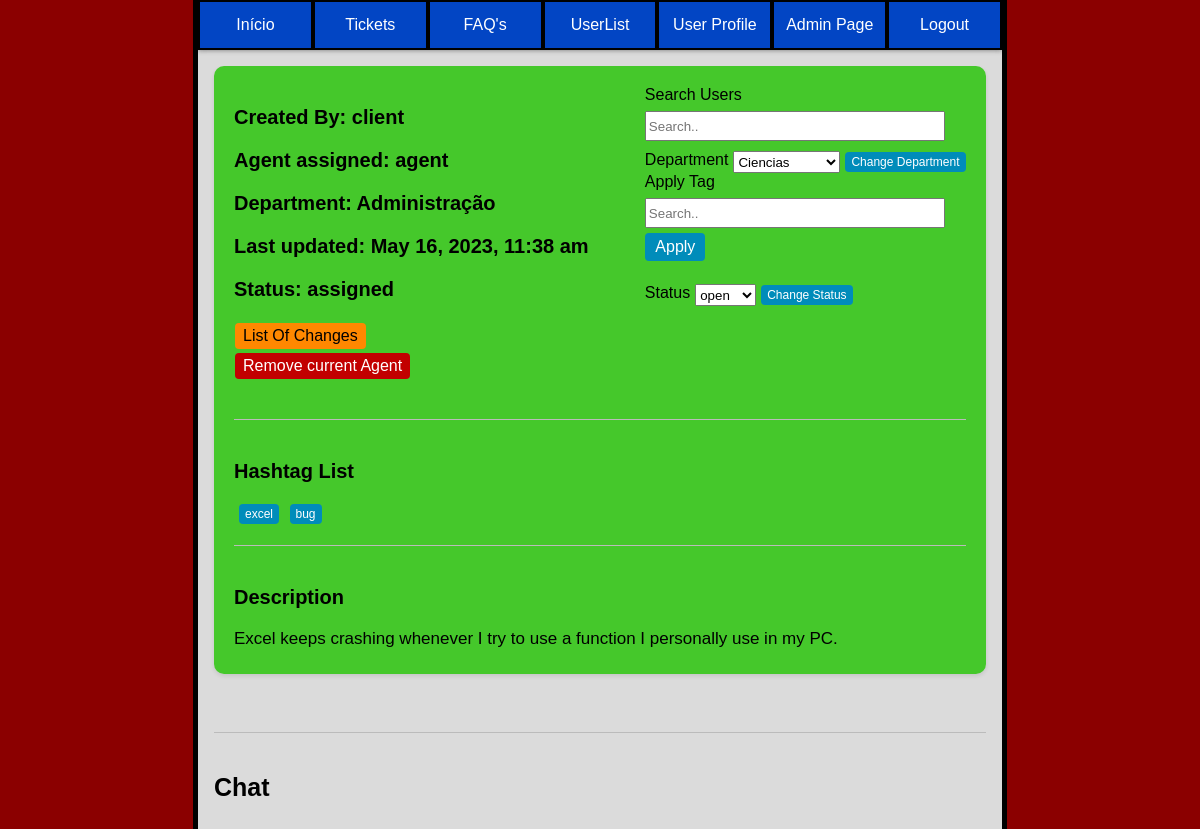
Screenshot of /pages/ticket_page.php?ticket_id=1 (signed in) with the database file from the repository.
### tables this page shows
CREATE TABLE user(
    id INTEGER PRIMARY KEY,
    name VARCHAR(50) NOT NULL,
    username VARCHAR(50) UNIQUE NOT NULL,
    email VARCHAR(50) UNIQUE NOT NULL,
    password VARCHAR(255) NOT NULL,
    role VARCHAR(10) CHECK(role = 'client' or role = 'agent' or role = 'admin') NOT NULL,
    department_id INTEGER,
    FOREIGN KEY (department_id) REFERENCES department(id)
);

CREATE TABLE department(
    id INTEGER PRIMARY KEY,
    name VARCHAR(50) NOT NULL
);

CREATE TABLE tickets(
    id INTEGER PRIMARY KEY,
    department_id INTEGER,
    client_id INTEGER,
    agent_id INTEGER,
    subject VARCHAR(200) NOT NULL,
    description TEXT NOT NULL,
    status VARCHAR(10) CHECK(status = 'open' or status = 'assigned' or status = 'closed') NOT NULL,
    priority VARCHAR(10) CHECK(priority = 'low' or priority = 'medium' or priority ='high') NOT NULL,
    created_at DATETIME NOT NULL,
    updated_at DATETIME,
    FOREIGN KEY (department_id) REFERENCES department(id),
    FOREIGN KEY (client_id) REFERENCES user(id),
    FOREIGN KEY (agent_id) REFERENCES user(id)
);

CREATE TABLE hashtags (
  id INTEGER PRIMARY KEY,
  hashtag VARCHAR(50) NOT NULL
);

### utils/functions.php (called while the page is built, shortened)
<?php
function searchUser($id){
    $db = getDatabaseConnection();
    $stmt = $db->prepare('SELECT * FROM user WHERE id = ?');
    $stmt->execute(array($id));
    return $stmt->fetch();
}
function getTagsFromTicket($ticketId){
    $db = getDatabaseConnection();
    $stmt = $db->prepare('SELECT hashtags.* FROM tickets JOIN ticket_hashtags ON tickets.id = ticket_hashtags.ticket_id
                                            JOIN hashtags ON hashtags.id = ticket_hashtags.hashtag_id
                                            WHERE tickets.id = ?');
    $stmt->execute(array($ticketId));
    $tags = $stmt->fetchAll();
    return $tags;
}
function searchDepartment($department_id){
    $db = getDatabaseConnection();
    $stmt = $db->prepare('SELECT * FROM department WHERE id = ?');
    $stmt->execute(array($department_id));
    $department = $stmt->fetch();
    return $department;
}
function getAllDepartments(){
    $db = getDatabaseConnection();
    $stmt = $db->prepare('SELECT * FROM department');
    $stmt->execute();
    $departments = $stmt->fetchAll();
    return $departments;
}
function searchTicket($ticket_id){
    $db = getDatabaseConnection();
    $stmt = $db->prepare('SELECT * FROM tickets WHERE id = ?');
    $stmt->execute(array($ticket_id));
    $ticket = $stmt->fetch();
    return $ticket;
}
?>

### pages/ticket_page.php (the view, shortened to what this page needs)
<?php
require_once('../utils/functions.php');
$user = searchUser($_SESSION["user_id"]);
$ticket_to_display = searchTicket($_GET["ticket_id"]);
?>
<!DOCTYPE html>
<html lang="en-US">
<link rel="stylesheet" href="../css/style_index.css">
<link rel="stylesheet" href="../css/ticket_page.css">
<link rel="stylesheet" href="../css/responsive.css">
   <head>
   </head>
   <body>
    <div class="container_master">
      <div class="container">
        <ul class="buttons">
            <button class="index" onclick="indexPage()">Início</button>
            <button class="tickets" onclick="ticketsPage()">Tickets</button>
            <button class="faqs" onclick="faqsPage()">FAQ's</button>
            <button class="users" onclick="usersPage()">UserList</button>
            <button class="user_profile" onclick="sendDataUser('<?php echo $user['username'] ?>')">User Profile</button>
            <?php if($user["role"] == "admin"): ?>
            <button class="admin_page" onclick="adminPage()">Admin Page</button>
            <?php endif; ?>
            <button class="logout" onclick="logoutPage()">Logout</button>
        </ul>
      </div>
      <div class="content">
        <div class="box">
          <div class="group">
          <div class="info">
            <h3>Created By: <?php $search_user = searchUser($ticket_to_display["client_id"]); echo $search_user["name"]?></h3>
            <h3>Agent assigned: <?php $search_user = searchUser($ticket_to_display["agent_id"]); if($search_user != null){echo $search_user["name"];}else{echo "N/A";}?></h3>
            <h3>Department: <?php $department = searchDepartment($ticket_to_display["department_id"]);if($department != null){echo $department["name"];}else{echo "N/A";}?></h3>
            <h3>Last updated: <?php if($ticket_to_display["updated_at"] == null){echo $ticket_to_display["created_at"];}else{echo $ticket_to_display["updated_at"];} ?></h3>
            <h3>Status: <?php echo $ticket_to_display["status"]; ?></h3>
            <?php if(($user["role"] != "client")):?>
              <div class="changes">
                <button onclick="sendDataTicketList('<?php echo $ticket_to_display['id'] ?>')">List Of Changes</button>
              </div>
              <?php if ($ticket_to_display["status"] != "closed"): ?>
                <div>
                  <form method="POST">
                    <input class="remove_agent" type="submit" value="Remove current Agent" name="updateAgent">
                  </form>
                </div>
                <br>
              <?php endif; ?>
            <?php endif; ?>
          </div>
          <div class="options">
            <?php if(($user["role"] != "client")):?>
              <?php if ($ticket_to_display["status"] != "closed"): ?>
                <div class="right-group">
                  <div class="search_wrapper">
                    <label for="search">Search Users</label><br>
                    <input type="search" id="search_user_ticket" placeholder="Search.." style="width: 300px; height: 30px; margin-top: 7px;">
                  </div>
                </div>
                <form method="POST">
                  <label for="department">Department</label>
                  <?php
                    $departments = getAllDepartments();
                    echo "<select name='department' class='department'>";
                    foreach($departments as $department){
                      $d_name = $department['name'];
                      $department_id = $department['id'];
                      echo "<option value='$department_id'>$d_name</option>";
                    }
                    echo "</select>";
                  ?>
                  <br>
                  <input class="change_department" type="submit" value="Change Department">
                </form>
                <form method="POST">
                  <div class="search_wrapper">
                    <label for="tag">Apply Tag</label><br>
                    <input type="search" id="search_tag" name="tag" placeholder="Search.." style="width: 300px; height: 30px; margin-top: 7px;">
                    <input class="addTag" type="submit" value="Apply">
                  </div>
                </form>
              <?php endif; ?>
                <br>
                <form method="POST">
                  <label for="status">Status</label>
                  <select name="status" class="status">
                    <option value="open">open</option>
                  </select>
                  <br>
                  <input class="change_status" type="submit" value="Change Status">
                </form>
                <br>
            <?php endif; ?>
          </div>
          </div>
          <hr>
          <div class="tagsList">
            <h3>Hashtag List</h3>
            <div class="group_of_tags">
            <?php
              $displayTags = getTagsFromTicket($ticket_to_display["id"]);
              if($user["role"] == "client"){
                $html = "";
                foreach($displayTags as $displayTag){
                 $html .= $displayTag["hashtag"] . ", ";
                }
                $html = substr($html,0,-2);
                echo $html;
              }
              else{
                $html = "";
                foreach($displayTags as $displayTag){
                  $html .= '<form method="post">';
                  $html .= '<button type="submit" name="removeTag" value="' . $displayTag["id"] . '">' . $displayTag["hashtag"] . '</button>';
                  $html .= '</form>';
                }
                echo $html;
              }
            ?>
            </div>
          </div>
          <hr>
          <div class="description">
            <h3>Description</h3>
            <p> <?php echo $ticket_to_display["description"] ?> </p>
          </div>
        </div>
        <br>
        <hr>
        <h3>Chat</h3>
      </div>
    </div>
   </body>
</html>

### css/style_index.css (style rules this page uses)
body { font-family: Arial, sans-serif; background-color: rgb(219, 219, 219); width: 67%; margin: auto; border-left: 5px solid; border-right: 5px solid; min-height: 100vh; padding-bottom: 1em; }
html { background-color: darkred; }
.container { margin: auto; }
ul { margin-left: -40px; margin-top: auto; margin-right: auto; }
.buttons li, .buttons button { background-color: #0245c4; text-decoration: none; border: none; color: white; text-align: center; text-decoration: none; font-size: 16px; cursor: pointer; border:solid 2px black; width: 100%; height: 50px; }
.container { box-shadow: 0 0 5px rgba(0, 0, 0, 0.25),0 0 5px rgba(0, 0, 0, 0.25); }
.buttons { display: flex; flex-direction: row; flex-grow: 1; }
.content { margin: auto; overflow: auto; padding-left: 1em; padding-right: 1em; }

### css/ticket_page.css (style rules this page uses)
p { margin: 0; font-size: 24px; margin-bottom: -10px; }
form { display: flex; }
hr { border: none; border-top: 1px solid #bbbbbb; margin: 20px 0; margin-bottom: 40px; }
.box { background-color: #22c402ce; padding: 20px; margin-bottom: 20px; border-radius: 10px; box-shadow: 0 2px 4px rgba(0, 0, 0, 0.1); }
.box h3 { font-size: 20px; }
.box p { font-size: 17px; }
h3 { font-size: 25px; font-family: sans-serif; }
.info { flex: 1; }
.group { display: flex; }
.right-group { float: center; margin-bottom: 10px; align-items: left; }
.remove_agent { flex: 0; }
.description { align-items: left; margin-bottom: 15px; }
.tagsList form { margin-right: 5px; display: inline-block; }
.tagsList button { background-color: #008CBA; border: none; border-radius: 4px; color: white; padding: 3px 6px; text-align: center; text-decoration: none; display: inline-block; font-size: 12px; margin: 1px 0.5px; cursor: pointer; margin-left: 5px; }
.options { flex: 0; align-self: flex-start; margin-bottom: 10px; margin-right: auto; }
.remove_agent { background-color: #c20000; border: none; border-radius: 4px; color: white; padding: 4px 8px; text-align: center; text-decoration: none; display: inline-block; font-size: 16px; margin: 2px 1px; cursor: pointer; }
.change_department { background-color: #008CBA; border: none; border-radius: 4px; color: white; padding: 3px 6px; text-align: center; text-decoration: none; display: inline-block; font-size: 12px; margin: 1px 0.5px; cursor: pointer; margin-left: 5px; }
.change_status { background-color: #008CBA; border: none; border-radius: 4px; color: white; padding: 3px 6px; text-align: center; text-decoration: none; display: inline-block; font-size: 12px; margin: 1px 0.5px; cursor: pointer; margin-left: 5px; }
select { margin-left: 5px; }
.changes button { background-color: rgb(255, 136, 0); border: none; border-radius: 4px; color: black; padding: 4px 8px; text-align: center; text-decoration: none; display: inline-block; font-size: 16px; margin: 2px 1px; cursor: pointer; }
.addTag { background-color: #008CBA; border: none; border-radius: 4px; color: white; padding: 5px 10px; text-align: center; text-decoration: none; display: inline-block; font-size: 16px; margin: 5px 0.5px; cursor: pointer; }

### rows the page displays
user: name "client"
user: name "agent"
department: name "Administração"
tickets: updated_at "May 16, 2023, 11:38 am", status "assigned", description "Excel keeps crashing whenever I try to use a function I personally use in my PC."
hashtags: $displayTag["id"] 1 (drawn), hashtag "excel"
hashtags: $displayTag["id"] 2 (drawn), hashtag "bug"

### other values shown
form field department "Ciencias"
